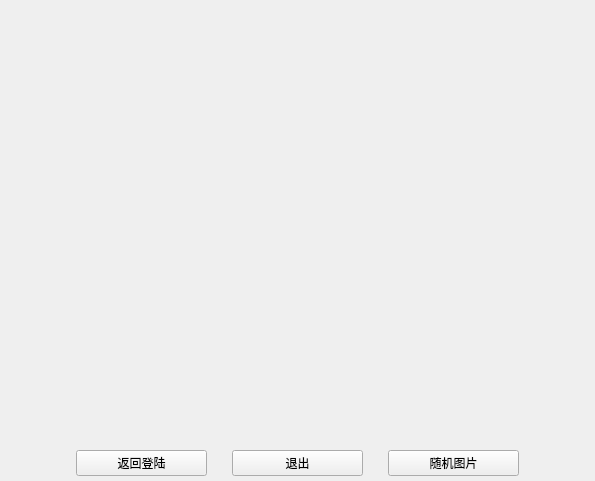
<?xml version="1.0" encoding="UTF-8"?>
<ui version="4.0">
 <class>Form</class>
 <widget class="QWidget" name="Form">
  <property name="geometry">
   <rect>
    <x>0</x>
    <y>0</y>
    <width>595</width>
    <height>481</height>
   </rect>
  </property>
  <property name="windowTitle">
   <string>Form</string>
  </property>
  <layout class="QVBoxLayout" name="verticalLayout" stretch="800,0">
   <property name="spacing">
    <number>0</number>
   </property>
   <property name="leftMargin">
    <number>0</number>
   </property>
   <property name="topMargin">
    <number>0</number>
   </property>
   <property name="rightMargin">
    <number>0</number>
   </property>
   <property name="bottomMargin">
    <number>0</number>
   </property>
   <item>
    <widget class="QLabel" name="label">
     <property name="text">
      <string/>
     </property>
    </widget>
   </item>
   <item>
    <layout class="QHBoxLayout" name="horizontalLayout">
     <property name="spacing">
      <number>25</number>
     </property>
     <property name="leftMargin">
      <number>76</number>
     </property>
     <property name="topMargin">
      <number>5</number>
     </property>
     <property name="rightMargin">
      <number>76</number>
     </property>
     <property name="bottomMargin">
      <number>5</number>
     </property>
     <item>
      <widget class="QPushButton" name="pushButton_re_login">
       <property name="text">
        <string>返回登陆</string>
       </property>
      </widget>
     </item>
     <item>
      <widget class="QPushButton" name="pushButton_break">
       <property name="text">
        <string>退出</string>
       </property>
      </widget>
     </item>
     <item>
      <widget class="QPushButton" name="pushButton_random">
       <property name="text">
        <string>随机图片</string>
       </property>
      </widget>
     </item>
    </layout>
   </item>
  </layout>
 </widget>
 <resources/>
 <connections>
  <connection>
   <sender>pushButton_break</sender>
   <signal>clicked()</signal>
   <receiver>Form</receiver>
   <slot>close()</slot>
   <hints>
    <hint type="sourcelabel">
     <x>261</x>
     <y>471</y>
    </hint>
    <hint type="destinationlabel">
     <x>261</x>
     <y>482</y>
    </hint>
   </hints>
  </connection>
 </connections>
</ui>
